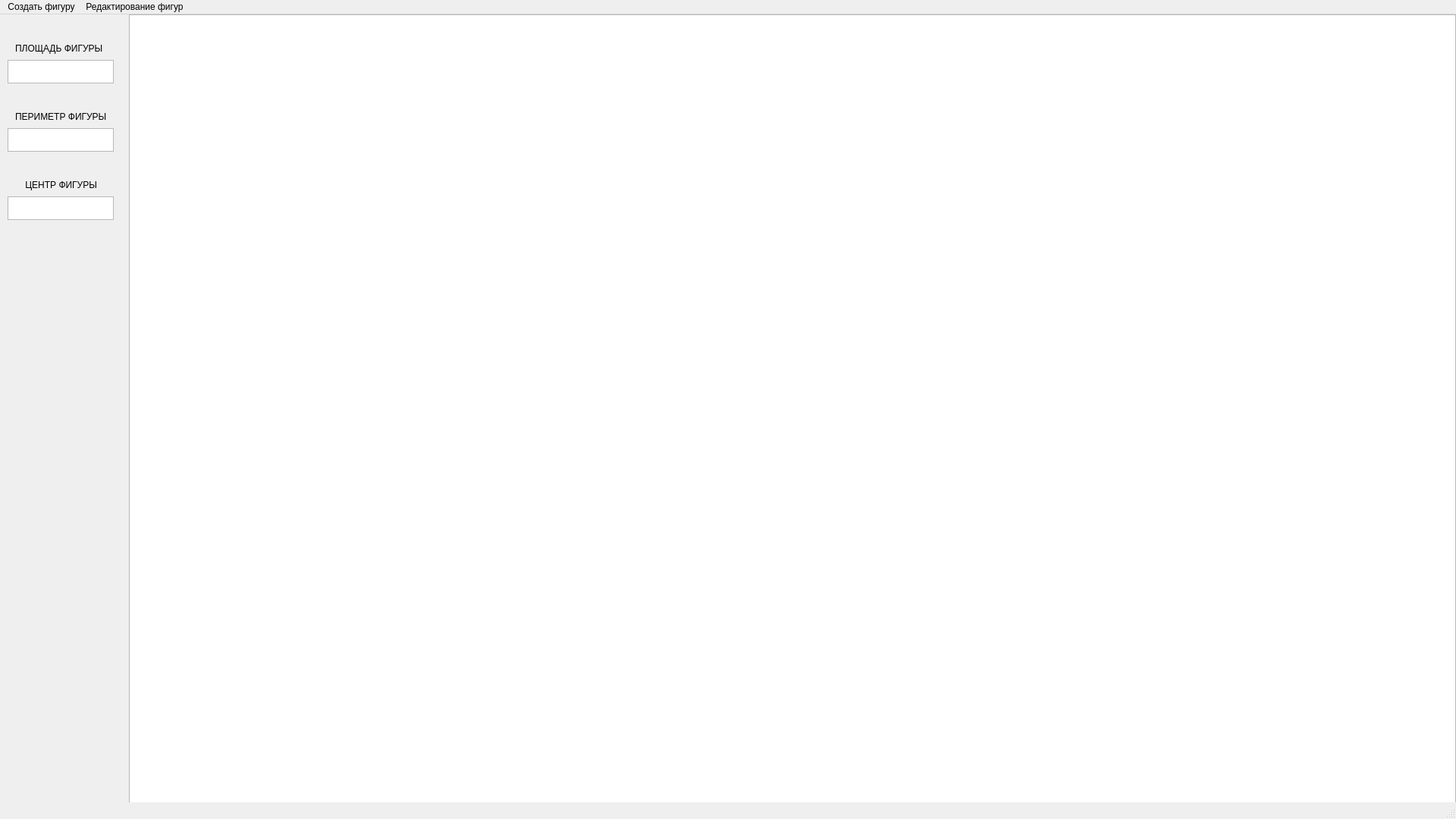
<?xml version="1.0" encoding="UTF-8"?>
<ui version="4.0">
 <class>MainWindow</class>
 <widget class="QMainWindow" name="MainWindow">
  <property name="geometry">
   <rect>
    <x>0</x>
    <y>0</y>
    <width>1920</width>
    <height>1080</height>
   </rect>
  </property>
  <property name="windowTitle">
   <string>MainWindow</string>
  </property>
  <widget class="QWidget" name="centralwidget">
   <widget class="QGraphicsView" name="graphicsView">
    <property name="geometry">
     <rect>
      <x>170</x>
      <y>0</y>
      <width>1750</width>
      <height>1080</height>
     </rect>
    </property>
   </widget>
   <widget class="QLabel" name="label1">
    <property name="geometry">
     <rect>
      <x>20</x>
      <y>30</y>
      <width>130</width>
      <height>30</height>
     </rect>
    </property>
    <property name="text">
     <string>ПЛОЩАДЬ ФИГУРЫ</string>
    </property>
   </widget>
   <widget class="QTextBrowser" name="textBrowser1">
    <property name="enabled">
     <bool>true</bool>
    </property>
    <property name="geometry">
     <rect>
      <x>10</x>
      <y>60</y>
      <width>140</width>
      <height>31</height>
     </rect>
    </property>
    <property name="font">
     <font>
      <kerning>true</kerning>
     </font>
    </property>
    <property name="acceptDrops">
     <bool>true</bool>
    </property>
   </widget>
   <widget class="QLabel" name="label2">
    <property name="geometry">
     <rect>
      <x>20</x>
      <y>120</y>
      <width>130</width>
      <height>30</height>
     </rect>
    </property>
    <property name="text">
     <string>ПЕРИМЕТР ФИГУРЫ</string>
    </property>
   </widget>
   <widget class="QTextBrowser" name="textBrowser2">
    <property name="enabled">
     <bool>true</bool>
    </property>
    <property name="geometry">
     <rect>
      <x>10</x>
      <y>150</y>
      <width>140</width>
      <height>31</height>
     </rect>
    </property>
    <property name="font">
     <font>
      <kerning>true</kerning>
     </font>
    </property>
    <property name="acceptDrops">
     <bool>true</bool>
    </property>
   </widget>
   <widget class="QLabel" name="label3">
    <property name="geometry">
     <rect>
      <x>20</x>
      <y>210</y>
      <width>130</width>
      <height>30</height>
     </rect>
    </property>
    <property name="text">
     <string>    ЦЕНТР ФИГУРЫ</string>
    </property>
   </widget>
   <widget class="QTextBrowser" name="textBrowser3">
    <property name="enabled">
     <bool>true</bool>
    </property>
    <property name="geometry">
     <rect>
      <x>10</x>
      <y>240</y>
      <width>140</width>
      <height>31</height>
     </rect>
    </property>
    <property name="font">
     <font>
      <kerning>true</kerning>
     </font>
    </property>
    <property name="acceptDrops">
     <bool>true</bool>
    </property>
   </widget>
  </widget>
  <widget class="QStatusBar" name="statusbar"/>
  <widget class="QMenuBar" name="menubar">
   <property name="geometry">
    <rect>
     <x>0</x>
     <y>0</y>
     <width>1920</width>
     <height>20</height>
    </rect>
   </property>
   <widget class="QMenu" name="menu">
    <property name="title">
     <string>Создать фигуру</string>
    </property>
    <addaction name="createStar5"/>
    <addaction name="createStar6"/>
    <addaction name="createStar8"/>
    <addaction name="createSquare"/>
    <addaction name="createCircle"/>
    <addaction name="createParallelogram"/>
    <addaction name="createRectangle"/>
    <addaction name="createRhomb"/>
    <addaction name="createTriangle"/>
    <addaction name="createHexagon"/>
   </widget>
   <widget class="QMenu" name="menu_2">
    <property name="title">
     <string>Редактирование фигур</string>
    </property>
    <addaction name="moveFigure"/>
    <addaction name="resizeFigure"/>
    <addaction name="deleteFigure"/>
    <addaction name="rotateFigure"/>
   </widget>
   <addaction name="menu"/>
   <addaction name="menu_2"/>
  </widget>
  <action name="createTriangle">
   <property name="checkable">
    <bool>false</bool>
   </property>
   <property name="text">
    <string>Треугольник</string>
   </property>
  </action>
  <action name="createSquare">
   <property name="text">
    <string>Квадрат</string>
   </property>
  </action>
  <action name="moveFigure">
   <property name="text">
    <string>Перемещение</string>
   </property>
  </action>
  <action name="resizeFigure">
   <property name="text">
    <string>Изменение размера</string>
   </property>
  </action>
  <action name="deleteFigure">
   <property name="text">
    <string>Удаление</string>
   </property>
  </action>
  <action name="createCircle">
   <property name="text">
    <string>Круг</string>
   </property>
  </action>
  <action name="createStar5">
   <property name="text">
    <string>Звезда (пятиугольная)</string>
   </property>
  </action>
  <action name="createStar6">
   <property name="text">
    <string>Звезда (шестиугольная)</string>
   </property>
  </action>
  <action name="createStar8">
   <property name="text">
    <string>Звезда (восьмиугольная)</string>
   </property>
  </action>
  <action name="createParallelogram">
   <property name="text">
    <string>Параллелограмм</string>
   </property>
  </action>
  <action name="createRectangle">
   <property name="text">
    <string>Прямоугольник</string>
   </property>
  </action>
  <action name="createHexagon">
   <property name="text">
    <string>Шестиугольник</string>
   </property>
  </action>
  <action name="createRhomb">
   <property name="text">
    <string>Ромб</string>
   </property>
  </action>
  <action name="rotateFigure">
   <property name="text">
    <string>Повернуть фигуру</string>
   </property>
  </action>
 </widget>
 <resources/>
 <connections/>
</ui>
